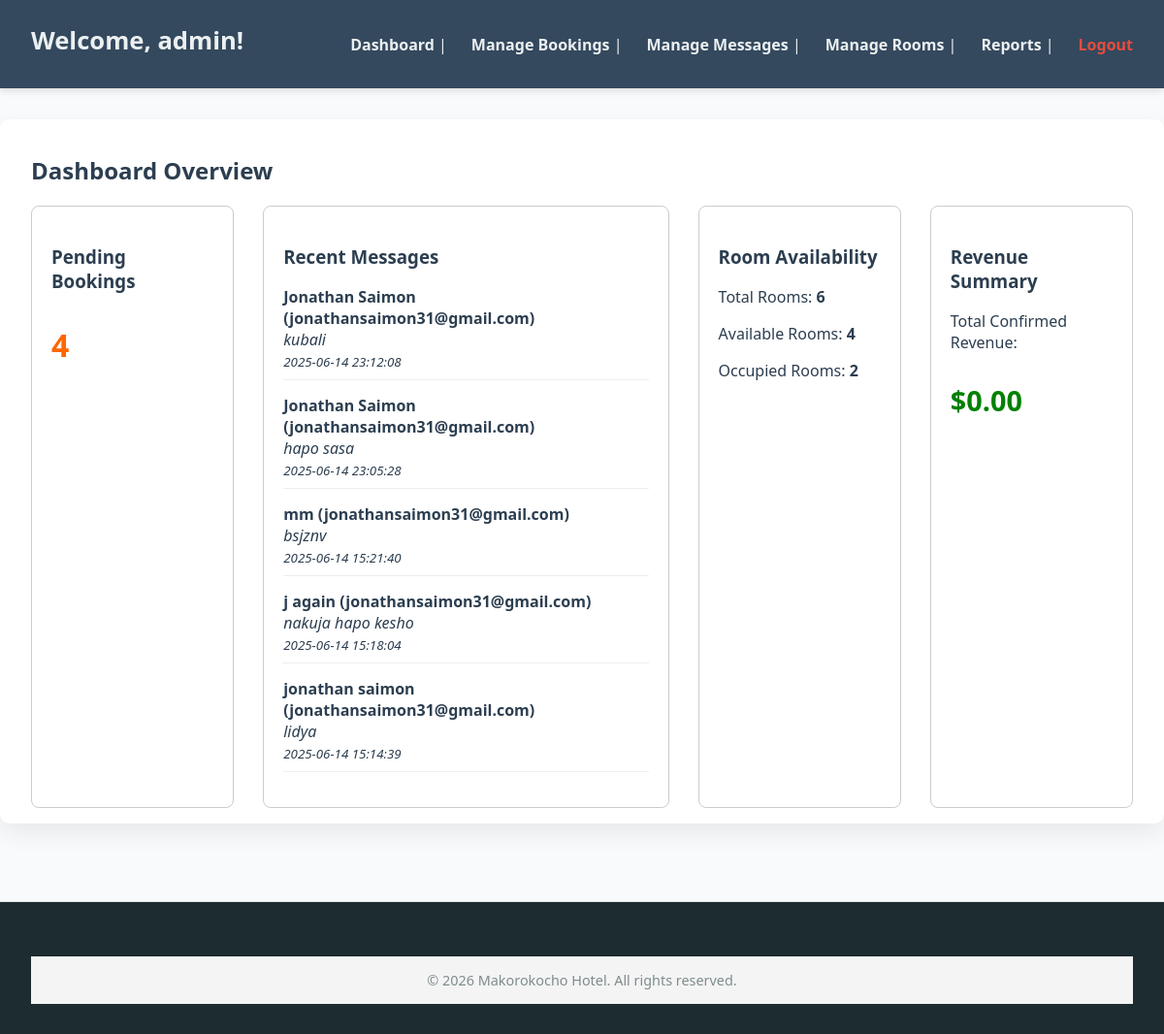
/admin/index.php (signed in), run on the app's committed database.
### tables this page shows
CREATE TABLE `contacts` (
  `id` int(11) NOT NULL,
  `full_name` varchar(100) NOT NULL,
  `email` varchar(100) NOT NULL,
  `phone` varchar(20) NOT NULL,
  `message` text NOT NULL,
  `created_at` timestamp NOT NULL DEFAULT current_timestamp()
);

### admin/admin_pages/dashboard.php (the view, shortened to what this page needs)
<?php
$host = 'localhost';
$dbname = 'makorokocho_hotel';
$dbuser = 'root';
$dbpass = '';
$conn = new mysqli($host, $dbuser, $dbpass, $dbname);
$pendingCount = 0;
$res = $conn->query("SELECT COUNT(*) AS total FROM bookings WHERE status = 'Pending'");
if ($res) {
    $row = $res->fetch_assoc();
    $pendingCount = $row['total'] ?? 0;
}
$recentMessages = [];
$res = $conn->query("SELECT full_name, email, message, created_at FROM contacts ORDER BY created_at DESC LIMIT 5");
if ($res) {
    while ($row = $res->fetch_assoc()) {
        $recentMessages[] = $row;
    }
}
$availableRooms = 0;
$totalRooms = 0;
$res = $conn->query("SELECT COUNT(*) AS total, SUM(is_available) AS available FROM rooms");
if ($res) {
    $row = $res->fetch_assoc();
    $totalRooms = $row['total'] ?? 0;
    $availableRooms = $row['available'] ?? 0;
}
$totalRevenue = 0.0;
$res = $conn->query("SELECT SUM(total_amount) AS revenue FROM bookings WHERE status = 'Confirmed'");
if ($res) {
    $row = $res->fetch_assoc();
    $totalRevenue = $row['revenue'] ?? 0;
}
?>
<h2>Dashboard Overview</h2>
<div style="display: flex; gap: 30px; flex-wrap: wrap;">
  <div style="flex: 1 1 200px; padding: 20px; border: 1px solid #ccc; border-radius: 8px;">
    <h3>Pending Bookings</h3>
    <p style="font-size: 2em; font-weight: bold; color: #ff6600;"><?= htmlspecialchars($pendingCount) ?></p>
  </div>
  <div style="flex: 2 1 400px; padding: 20px; border: 1px solid #ccc; border-radius: 8px;">
    <h3>Recent Messages</h3>
    <?php if (count($recentMessages) > 0): ?>
      <ul style="list-style: none; padding-left: 0;">
        <?php foreach ($recentMessages as $msg): ?>
          <li style="margin-bottom: 15px; border-bottom: 1px solid #eee; padding-bottom: 8px;">
            <strong><?= htmlspecialchars($msg['full_name']) ?> (<?= htmlspecialchars($msg['email']) ?>)</strong><br />
            <em><?= htmlspecialchars(substr($msg['message'], 0, 80)) ?><?= strlen($msg['message']) > 80 ? '...' : '' ?></em><br />
            <small><i><?= htmlspecialchars($msg['created_at']) ?></i></small>
          </li>
        <?php endforeach; ?>
      </ul>
    <?php else: ?>
      <p>No recent messages.</p>
    <?php endif; ?>
  </div>
  <div style="flex: 1 1 200px; padding: 20px; border: 1px solid #ccc; border-radius: 8px;">
    <h3>Room Availability</h3>
    <p>Total Rooms: <strong><?= htmlspecialchars($totalRooms) ?></strong></p>
    <p>Available Rooms: <strong><?= htmlspecialchars($availableRooms) ?></strong></p>
    <p>Occupied Rooms: <strong><?= htmlspecialchars($totalRooms - $availableRooms) ?></strong></p>
  </div>
  <div style="flex: 1 1 200px; padding: 20px; border: 1px solid #ccc; border-radius: 8px;">
    <h3>Revenue Summary</h3>
    <p>Total Confirmed Revenue:</p>
    <p style="font-size: 1.8em; font-weight: bold; color: green;">$<?= number_format($totalRevenue, 2) ?></p>
  </div>
</div>

### admin/css/index.css (style rules this page uses)
*, *::before, *::after { box-sizing: border-box; }
body { margin: 0; font-family: 'Segoe UI', Tahoma, Geneva, Verdana, sans-serif; background: #f9fafb; color: #2c3e50; min-height: 100vh; display: flex; flex-direction: column; }

### data on the page
contacts: full_name "Jonathan Saimon", email "jonathansaimon31@gmail.com", message "kubali", created_at "2025-06-14 23:12:08"
contacts: full_name "Jonathan Saimon", email "jonathansaimon31@gmail.com", message "hapo sasa", created_at "2025-06-14 23:05:28"
contacts: full_name "mm", email "jonathansaimon31@gmail.com", message "bsjznv", created_at "2025-06-14 15:21:40"
contacts: full_name "j again", email "jonathansaimon31@gmail.com", message "nakuja hapo kesho", created_at "2025-06-14 15:18:04"
contacts: full_name "jonathan saimon", email "jonathansaimon31@gmail.com", message "lidya", created_at "2025-06-14 15:14:39"

### other printed values
$_SESSION['admin_username'] "admin"
$pendingCount "4"
$totalRooms "6"
$availableRooms "4"
$totalRooms - $availableRooms "2"
$totalRevenue "0.00"
